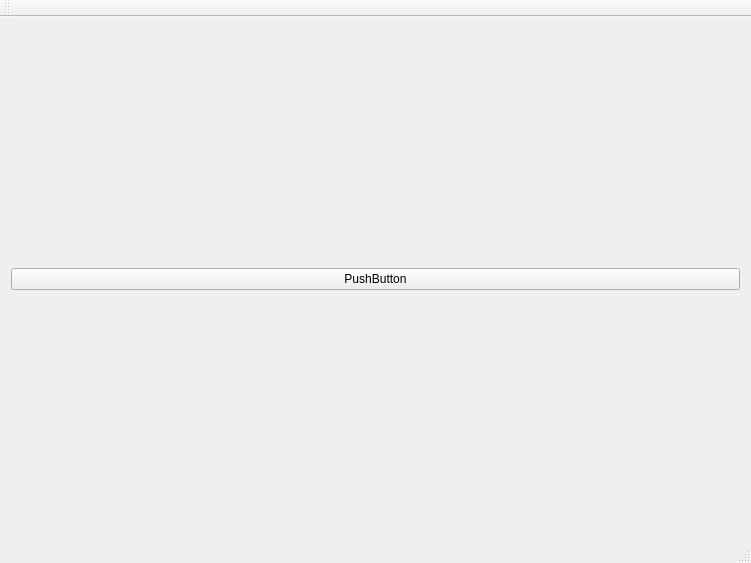
<?xml version="1.0" encoding="UTF-8"?>
<ui version="4.0">
 <class>test_webEngine_EditorClass</class>
 <widget class="QMainWindow" name="test_webEngine_EditorClass">
  <property name="geometry">
   <rect>
    <x>0</x>
    <y>0</y>
    <width>751</width>
    <height>563</height>
   </rect>
  </property>
  <property name="windowTitle">
   <string>test_webEngine_Editor</string>
  </property>
  <widget class="QWidget" name="centralWidget">
   <layout class="QHBoxLayout" name="horizontalLayout_2">
    <item>
     <widget class="QPushButton" name="pushButton">
      <property name="text">
       <string>PushButton</string>
      </property>
     </widget>
    </item>
   </layout>
  </widget>
  <widget class="QMenuBar" name="menuBar">
   <property name="geometry">
    <rect>
     <x>0</x>
     <y>0</y>
     <width>751</width>
     <height>23</height>
    </rect>
   </property>
  </widget>
  <widget class="QToolBar" name="mainToolBar">
   <attribute name="toolBarArea">
    <enum>TopToolBarArea</enum>
   </attribute>
   <attribute name="toolBarBreak">
    <bool>false</bool>
   </attribute>
  </widget>
  <widget class="QStatusBar" name="statusBar"/>
 </widget>
 <layoutdefault spacing="6" margin="11"/>
 <resources>
  <include location="test_webengine_editor.qrc"/>
 </resources>
 <connections/>
</ui>
